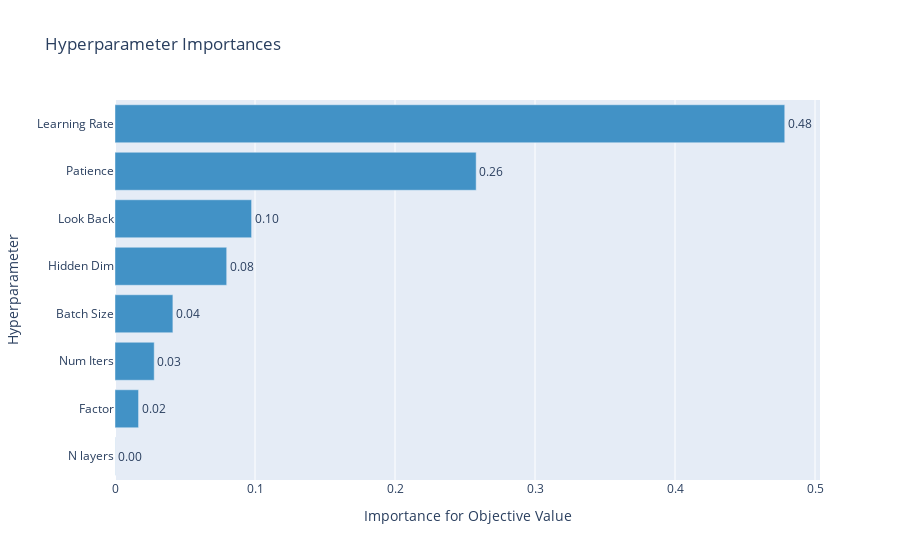

Notebook source saved alongside this figure:
### Code cell
optuna.visualization.plot_param_importances(study_lstm_no_fed)

### Figure 1 — Plotly figure (JSON) as saved in the notebook; plotly's stock layout.template omitted (floating-point values rounded to 4 significant figures)
{"data": [{"cliponaxis": false, "hovertemplate": ["N layers (IntUniformDistribution): 0.00012844756311384216<extra></extra>", "Factor (LogUniformDistribution): 0.016821371374813616<extra></extra>", "Num Iters (IntUniformDistribution): 0.028003919983800214<extra></extra>", "Batch Size (IntLogUniformDistribution): 0.04134610085202664<extra></extra>", "Hidden Dim (IntLogUniformDistribution): 0.07977849967098381<extra></extra>", "Look Back (IntUniformDistribution): 0.09756247000759619<extra></extra>", "Patience (IntUniformDistribution): 0.2579739455302167<extra></extra>", "Learning Rate (LogUniformDistribution): 0.47838524501744895<extra></extra>"], "marker": {"color": "rgb(66,146,198)"}, "orientation": "h", "text": ["0.00012844756311384216", "0.016821371374813616", "0.028003919983800214", "0.04134610085202664", "0.07977849967098381", "0.09756247000759619", "0.2579739455302167", "0.47838524501744895"], "textposition": "outside", "texttemplate": "%{text:.2f}", "type": "bar", "x": [0.0001284, 0.01682, 0.028, 0.04135, 0.07978, 0.09756, 0.258, 0.4784], "y": ["N layers", "Factor", "Num Iters", "Batch Size", "Hidden Dim", "Look Back", "Patience", "Learning Rate"]}], "layout": {"showlegend": false, "title": {"text": "Hyperparameter Importances"}, "xaxis": {"title": {"text": "Importance for Objective Value"}}, "yaxis": {"title": {"text": "Hyperparameter"}}}}
